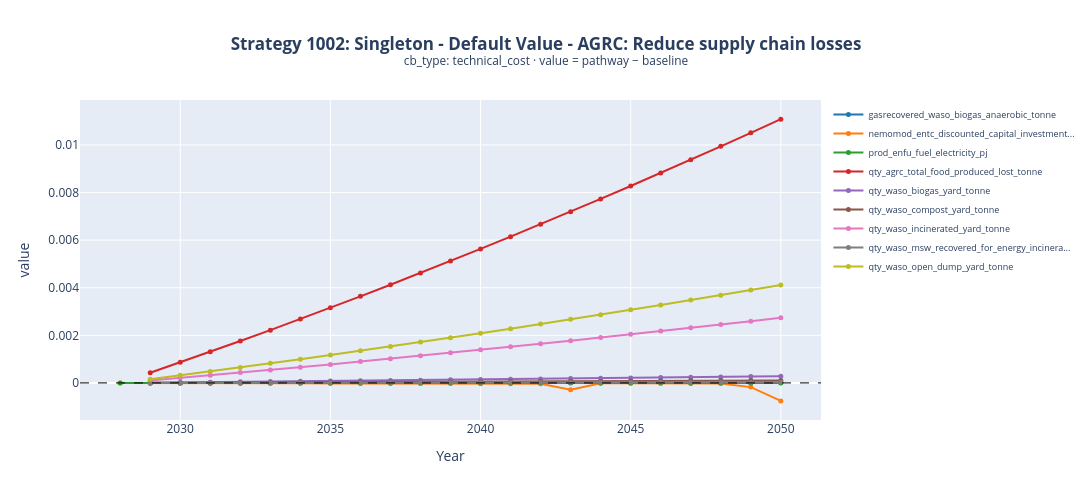

Notebook code cell kept with this figure:
### Code cell
# ── 3. Diferencia (value) por difference_variable en el tiempo ────────────────
CB_TYPE_FILTER = ['technical_cost']   # ← cambia aquí para incluir otros cb_types

PALETTE = [
    '#1f77b4','#ff7f0e','#2ca02c','#d62728','#9467bd',
    '#8c564b','#e377c2','#7f7f7f','#bcbd22','#17becf',
]

# Agregar value por (strategy_id, difference_variable, Year)
agg_val = (
    cb_data[cb_data['cb_type'].isin(CB_TYPE_FILTER) & (cb_data['value'] != 0)]
    .groupby(['strategy_id', 'difference_variable', 'Year'], dropna=False)['value']
    .sum()
    .reset_index()
)

print(f'Filas en agg_val: {len(agg_val)}')
print(f'strategy_ids: {sorted(agg_val["strategy_id"].unique())}')
print(f'difference_variables: {sorted(agg_val["difference_variable"].dropna().unique())}')
display(agg_val.head(10))

for strat_id in sorted(agg_val['strategy_id'].unique()):
    sub = agg_val[agg_val['strategy_id'] == strat_id].copy()
    if sub.empty:
        continue

    strategy_label = cb_data.loc[cb_data['strategy_id'] == strat_id, 'strategy'].iloc[0]
    diff_vars = sorted(sub['difference_variable'].dropna().unique())

    fig = go.Figure()
    for i_dv, dv in enumerate(diff_vars):
        df_dv = sub[sub['difference_variable'] == dv].sort_values('Year')
        color = PALETTE[i_dv % len(PALETTE)]
        short_dv = dv if len(dv) <= 45 else dv[:42] + '...'
        fig.add_trace(go.Scatter(
            x=df_dv['Year'], y=df_dv['value'],
            mode='lines+markers',
            line=dict(color=color, width=2),
            marker=dict(size=5),
            name=short_dv,
            hovertemplate=f'<b>{dv}</b><br>value: %{{y:,.2f}}<br>Year: %{{x}}<extra></extra>',
        ))

    fig.add_hline(y=0, line=dict(color='black', dash='dash', width=1))
    fig.update_layout(
        title=dict(
            text=(
                f'<b>Strategy {int(strat_id)}: {strategy_label}</b><br>'
                f'<sup>cb_type: {", ".join(CB_TYPE_FILTER)} · value = pathway − baseline</sup>'
            ),
            x=0.5,
        ),
        xaxis_title='Year', xaxis=dict(tickformat='d'),
        yaxis_title='value',
        height=500, width=1100,
        legend=dict(orientation='v', x=1.01, y=1, font=dict(size=9)),
        hovermode='x unified',
    )
    fig.show()

### Figure 1 — Plotly figure (JSON) as saved in the notebook; plotly's stock layout.template omitted (floating-point values rounded to 4 significant figures)
{"data": [{"hovertemplate": "<b>gasrecovered_waso_biogas_anaerobic_tonne</b><br>value: %{y:,.2f}<br>Year: %{x}<extra></extra>", "line": {"color": "#1f77b4", "width": 2}, "marker": {"size": 5}, "mode": "lines+markers", "name": "gasrecovered_waso_biogas_anaerobic_tonne", "type": "scatter", "x": [2029, 2030, 2031, 2032, 2033, 2034, 2035, 2036, 2037, 2038, 2039, 2040, 2041, 2042, 2043, 2044, 2045, 2046, 2047, 2048, 2049, 2050], "y": [3.904e-07, 7.877e-07, 1.192e-06, 1.603e-06, 2.021e-06, 2.446e-06, 2.878e-06, 3.316e-06, 3.76e-06, 4.211e-06, 4.669e-06, 5.132e-06, 5.602e-06, 6.078e-06, 6.561e-06, 7.049e-06, 7.543e-06, 8.044e-06, 8.55e-06, 9.062e-06, 9.58e-06, 1.01e-05]}, {"hovertemplate": "<b>nemomod_entc_discounted_capital_investment_pp_wind</b><br>value: %{y:,.2f}<br>Year: %{x}<extra></extra>", "line": {"color": "#ff7f0e", "width": 2}, "marker": {"size": 5}, "mode": "lines+markers", "name": "nemomod_entc_discounted_capital_investment...", "type": "scatter", "x": [2028, 2029, 2030, 2031, 2032, 2033, 2034, 2035, 2036, 2037, 2038, 2039, 2040, 2041, 2042, 2043, 2044, 2045, 2046, 2047, 2048, 2049, 2050], "y": [-6.622e-14, -7.621e-06, -9.771e-06, -1.194e-05, -1.412e-05, -1.631e-05, -1.851e-05, -2.072e-05, -2.294e-05, -2.517e-05, -2.214e-05, -2.906e-05, -3.129e-05, -3.351e-05, -3.573e-05, -0.0002899, -1.453e-05, -1.621e-05, -1.787e-05, -1.953e-05, -2.116e-05, -0.0001759, -0.0007543]}, {"hovertemplate": "<b>prod_enfu_fuel_electricity_pj</b><br>value: %{y:,.2f}<br>Year: %{x}<extra></extra>", "line": {"color": "#2ca02c", "width": 2}, "marker": {"size": 5}, "mode": "lines+markers", "name": "prod_enfu_fuel_electricity_pj", "type": "scatter", "x": [2028, 2029, 2030, 2031, 2032, 2033, 2034, 2035, 2036, 2037, 2038, 2039, 2040, 2041, 2042, 2043, 2044, 2045, 2046, 2047, 2048, 2049, 2050], "y": [-7.992e-16, 5.793e-08, 1.168e-07, 1.766e-07, 2.373e-07, 2.99e-07, 3.615e-07, 4.249e-07, 4.892e-07, 5.545e-07, 6.206e-07, 6.875e-07, 7.554e-07, 8.241e-07, 8.937e-07, 9.641e-07, 1.035e-06, 1.107e-06, 1.18e-06, 1.254e-06, 1.329e-06, 1.404e-06, 1.48e-06]}, {"hovertemplate": "<b>qty_agrc_total_food_produced_lost_tonne</b><br>value: %{y:,.2f}<br>Year: %{x}<extra></extra>", "line": {"color": "#d62728", "width": 2}, "marker": {"size": 5}, "mode": "lines+markers", "name": "qty_agrc_total_food_produced_lost_tonne", "type": "scatter", "x": [2029, 2030, 2031, 2032, 2033, 2034, 2035, 2036, 2037, 2038, 2039, 2040, 2041, 2042, 2043, 2044, 2045, 2046, 2047, 2048, 2049, 2050], "y": [0.0004283, 0.0008643, 0.001308, 0.001759, 0.002218, 0.002684, 0.003157, 0.003638, 0.004126, 0.004621, 0.005122, 0.005631, 0.006147, 0.006669, 0.007198, 0.007734, 0.008277, 0.008825, 0.009381, 0.009943, 0.01051, 0.01109]}, {"hovertemplate": "<b>qty_waso_biogas_yard_tonne</b><br>value: %{y:,.2f}<br>Year: %{x}<extra></extra>", "line": {"color": "#9467bd", "width": 2}, "marker": {"size": 5}, "mode": "lines+markers", "name": "qty_waso_biogas_yard_tonne", "type": "scatter", "x": [2029, 2030, 2031, 2032, 2033, 2034, 2035, 2036, 2037, 2038, 2039, 2040, 2041, 2042, 2043, 2044, 2045, 2046, 2047, 2048, 2049, 2050], "y": [1.086e-05, 2.191e-05, 3.315e-05, 4.459e-05, 5.622e-05, 6.803e-05, 8.003e-05, 9.221e-05, 0.0001046, 0.0001171, 0.0001298, 0.0001427, 0.0001558, 0.000169, 0.0001825, 0.000196, 0.0002098, 0.0002237, 0.0002378, 0.000252, 0.0002664, 0.000281]}, {"hovertemplate": "<b>qty_waso_compost_yard_tonne</b><br>value: %{y:,.2f}<br>Year: %{x}<extra></extra>", "line": {"color": "#8c564b", "width": 2}, "marker": {"size": 5}, "mode": "lines+markers", "name": "qty_waso_compost_yard_tonne", "type": "scatter", "x": [2029, 2030, 2031, 2032, 2033, 2034, 2035, 2036, 2037, 2038, 2039, 2040, 2041, 2042, 2043, 2044, 2045, 2046, 2047, 2048, 2049, 2050], "y": [3.988e-06, 8.048e-06, 1.218e-05, 1.638e-05, 2.065e-05, 2.499e-05, 2.94e-05, 3.388e-05, 3.842e-05, 4.303e-05, 4.77e-05, 5.244e-05, 5.724e-05, 6.21e-05, 6.703e-05, 7.202e-05, 7.707e-05, 8.218e-05, 8.735e-05, 9.258e-05, 9.787e-05, 0.0001032]}, {"hovertemplate": "<b>qty_waso_incinerated_yard_tonne</b><br>value: %{y:,.2f}<br>Year: %{x}<extra></extra>", "line": {"color": "#e377c2", "width": 2}, "marker": {"size": 5}, "mode": "lines+markers", "name": "qty_waso_incinerated_yard_tonne", "type": "scatter", "x": [2029, 2030, 2031, 2032, 2033, 2034, 2035, 2036, 2037, 2038, 2039, 2040, 2041, 2042, 2043, 2044, 2045, 2046, 2047, 2048, 2049, 2050], "y": [0.0001057, 0.0002133, 0.0003227, 0.0004341, 0.0005473, 0.0006623, 0.0007791, 0.0008977, 0.001018, 0.00114, 0.001264, 0.00139, 0.001517, 0.001646, 0.001776, 0.001908, 0.002042, 0.002178, 0.002315, 0.002453, 0.002594, 0.002735]}, {"hovertemplate": "<b>qty_waso_msw_recovered_for_energy_incineration_tonne</b><br>value: %{y:,.2f}<br>Year: %{x}<extra></extra>", "line": {"color": "#7f7f7f", "width": 2}, "marker": {"size": 5}, "mode": "lines+markers", "name": "qty_waso_msw_recovered_for_energy_incinera...", "type": "scatter", "x": [2029, 2030, 2031, 2032, 2033, 2034, 2035, 2036, 2037, 2038, 2039, 2040, 2041, 2042, 2043, 2044, 2045, 2046, 2047, 2048, 2049, 2050], "y": [1.312e-06, 2.647e-06, 4.006e-06, 5.388e-06, 6.793e-06, 8.22e-06, 9.67e-06, 1.114e-05, 1.264e-05, 1.415e-05, 1.569e-05, 1.725e-05, 1.883e-05, 2.043e-05, 2.205e-05, 2.369e-05, 2.535e-05, 2.703e-05, 2.873e-05, 3.045e-05, 3.219e-05, 3.395e-05]}, {"hovertemplate": "<b>qty_waso_open_dump_yard_tonne</b><br>value: %{y:,.2f}<br>Year: %{x}<extra></extra>", "line": {"color": "#bcbd22", "width": 2}, "marker": {"size": 5}, "mode": "lines+markers", "name": "qty_waso_open_dump_yard_tonne", "type": "scatter", "x": [2029, 2030, 2031, 2032, 2033, 2034, 2035, 2036, 2037, 2038, 2039, 2040, 2041, 2042, 2043, 2044, 2045, 2046, 2047, 2048, 2049, 2050], "y": [0.0001589, 0.0003207, 0.0004853, 0.0006528, 0.000823, 0.0009959, 0.001172, 0.00135, 0.001531, 0.001715, 0.001901, 0.00209, 0.002281, 0.002475, 0.002671, 0.00287, 0.003071, 0.003275, 0.003481, 0.003689, 0.0039, 0.004114]}], "layout": {"height": 500, "hovermode": "x unified", "legend": {"font": {"size": 9}, "orientation": "v", "x": 1.01, "y": 1}, "shapes": [{"line": {"color": "black", "dash": "dash", "width": 1}, "type": "line", "x0": 0, "x1": 1, "xref": "x domain", "y0": 0, "y1": 0, "yref": "y"}], "title": {"text": "<b>Strategy 1002: Singleton - Default Value - AGRC: Reduce supply chain losses</b><br><sup>cb_type: technical_cost · value = pathway − baseline</sup>", "x": 0.5}, "width": 1100, "xaxis": {"tickformat": "d", "title": {"text": "Year"}}, "yaxis": {"title": {"text": "value"}}}}
